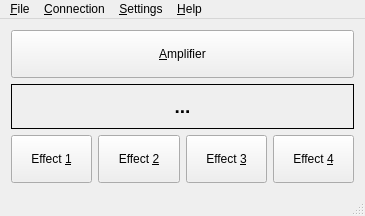
<?xml version="1.0" encoding="UTF-8"?>
<ui version="4.0">
 <class>MainWindow</class>
 <widget class="QMainWindow" name="MainWindow">
  <property name="geometry">
   <rect>
    <x>0</x>
    <y>0</y>
    <width>365</width>
    <height>216</height>
   </rect>
  </property>
  <property name="windowTitle">
   <string>PLUG</string>
  </property>
  <property name="accessibleName">
   <string>Main window: NONE</string>
  </property>
  <property name="accessibleDescription">
   <string>Main window containing menus and buttons to open amplifier's and effect's windows</string>
  </property>
  <widget class="QWidget" name="centralWidget">
   <property name="accessibleName">
    <string>Container with buttons</string>
   </property>
   <property name="accessibleDescription">
    <string>This container holds buttons to open amplifier's and effect's windows</string>
   </property>
   <layout class="QVBoxLayout" name="verticalLayout">
    <item>
     <layout class="QVBoxLayout" name="verticalLayout_2">
      <item>
       <widget class="QPushButton" name="Amplifier">
        <property name="sizePolicy">
         <sizepolicy hsizetype="Expanding" vsizetype="Expanding">
          <horstretch>0</horstretch>
          <verstretch>0</verstretch>
         </sizepolicy>
        </property>
        <property name="minimumSize">
         <size>
          <width>0</width>
          <height>0</height>
         </size>
        </property>
        <property name="accessibleName">
         <string>Amplifier</string>
        </property>
        <property name="accessibleDescription">
         <string>This button opens window to set amplifier</string>
        </property>
        <property name="text">
         <string>&amp;Amplifier</string>
        </property>
       </widget>
      </item>
      <item>
       <widget class="QLabel" name="CurrPresetLabel">
        <property name="sizePolicy">
         <sizepolicy hsizetype="Preferred" vsizetype="Preferred">
          <horstretch>0</horstretch>
          <verstretch>0</verstretch>
         </sizepolicy>
        </property>
        <property name="minimumSize">
         <size>
          <width>0</width>
          <height>45</height>
         </size>
        </property>
        <property name="font">
         <font>
          <pointsize>14</pointsize>
          <weight>75</weight>
          <bold>true</bold>
         </font>
        </property>
        <property name="frameShape">
         <enum>QFrame::Panel</enum>
        </property>
        <property name="frameShadow">
         <enum>QFrame::Plain</enum>
        </property>
        <property name="text">
         <string>...</string>
        </property>
        <property name="alignment">
         <set>Qt::AlignCenter</set>
        </property>
        <property name="indent">
         <number>2</number>
        </property>
       </widget>
      </item>
      <item>
       <layout class="QHBoxLayout" name="horizontalLayout_2">
        <item>
         <widget class="QPushButton" name="EffectButton1">
          <property name="sizePolicy">
           <sizepolicy hsizetype="Expanding" vsizetype="Expanding">
            <horstretch>0</horstretch>
            <verstretch>0</verstretch>
           </sizepolicy>
          </property>
          <property name="minimumSize">
           <size>
            <width>75</width>
            <height>25</height>
           </size>
          </property>
          <property name="accessibleName">
           <string>Effect 1</string>
          </property>
          <property name="accessibleDescription">
           <string>This button opens window to set effect 1</string>
          </property>
          <property name="text">
           <string>Effect &amp;1</string>
          </property>
         </widget>
        </item>
        <item>
         <widget class="QPushButton" name="EffectButton2">
          <property name="sizePolicy">
           <sizepolicy hsizetype="Expanding" vsizetype="Expanding">
            <horstretch>0</horstretch>
            <verstretch>0</verstretch>
           </sizepolicy>
          </property>
          <property name="minimumSize">
           <size>
            <width>75</width>
            <height>25</height>
           </size>
          </property>
          <property name="accessibleName">
           <string>Effect 2</string>
          </property>
          <property name="accessibleDescription">
           <string>This button opens window to set effect 2</string>
          </property>
          <property name="text">
           <string>Effect &amp;2</string>
          </property>
         </widget>
        </item>
        <item>
         <widget class="QPushButton" name="EffectButton3">
          <property name="sizePolicy">
           <sizepolicy hsizetype="Expanding" vsizetype="Expanding">
            <horstretch>0</horstretch>
            <verstretch>0</verstretch>
           </sizepolicy>
          </property>
          <property name="minimumSize">
           <size>
            <width>75</width>
            <height>25</height>
           </size>
          </property>
          <property name="accessibleName">
           <string>Effect 3</string>
          </property>
          <property name="accessibleDescription">
           <string>This button opens window to set effect 3</string>
          </property>
          <property name="text">
           <string>Effect &amp;3</string>
          </property>
         </widget>
        </item>
        <item>
         <widget class="QPushButton" name="EffectButton4">
          <property name="sizePolicy">
           <sizepolicy hsizetype="Expanding" vsizetype="Expanding">
            <horstretch>0</horstretch>
            <verstretch>0</verstretch>
           </sizepolicy>
          </property>
          <property name="minimumSize">
           <size>
            <width>75</width>
            <height>25</height>
           </size>
          </property>
          <property name="accessibleName">
           <string>Effect 4</string>
          </property>
          <property name="accessibleDescription">
           <string>This button opens window to set effect 4</string>
          </property>
          <property name="text">
           <string>Effect &amp;4</string>
          </property>
         </widget>
        </item>
       </layout>
      </item>
     </layout>
    </item>
   </layout>
  </widget>
  <widget class="QMenuBar" name="menuBar">
   <property name="geometry">
    <rect>
     <x>0</x>
     <y>0</y>
     <width>365</width>
     <height>26</height>
    </rect>
   </property>
   <property name="accessibleName">
    <string>Menu bar</string>
   </property>
   <property name="accessibleDescription">
    <string>Bar holding different menus</string>
   </property>
   <widget class="QMenu" name="menuFile">
    <property name="accessibleName">
     <string>File menu</string>
    </property>
    <property name="accessibleDescription">
     <string>Menu holding various options</string>
    </property>
    <property name="title">
     <string>&amp;File</string>
    </property>
    <addaction name="actionL_oad_from_file"/>
    <addaction name="actionS_ave_to_file"/>
    <addaction name="separator"/>
    <addaction name="action_Load_from_amplifier"/>
    <addaction name="actionSave_to_amplifier"/>
    <addaction name="separator"/>
    <addaction name="actionSave_effects"/>
    <addaction name="action_Library_view"/>
    <addaction name="separator"/>
    <addaction name="action_Update_firmware"/>
    <addaction name="separator"/>
    <addaction name="actionExit"/>
   </widget>
   <widget class="QMenu" name="menuHelp">
    <property name="accessibleName">
     <string>Help menu</string>
    </property>
    <property name="accessibleDescription">
     <string>Menu holding help options</string>
    </property>
    <property name="title">
     <string>&amp;Help</string>
    </property>
    <addaction name="actionAbout"/>
   </widget>
   <widget class="QMenu" name="menuConnection">
    <property name="accessibleName">
     <string>Connection menu</string>
    </property>
    <property name="accessibleDescription">
     <string>Menu holding options to connect and disconnect from the device</string>
    </property>
    <property name="title">
     <string>&amp;Connection</string>
    </property>
    <addaction name="actionConnect"/>
    <addaction name="actionDisconnect"/>
   </widget>
   <widget class="QMenu" name="menuSettings">
    <property name="accessibleName">
     <string>Settings menu</string>
    </property>
    <property name="accessibleDescription">
     <string>Menu holding different settings</string>
    </property>
    <property name="title">
     <string>&amp;Settings</string>
    </property>
    <addaction name="action_Quick_presets"/>
    <addaction name="action_Default_effects"/>
    <addaction name="action_Options"/>
   </widget>
   <addaction name="menuFile"/>
   <addaction name="menuConnection"/>
   <addaction name="menuSettings"/>
   <addaction name="menuHelp"/>
  </widget>
  <widget class="QStatusBar" name="statusBar">
   <property name="accessibleName">
    <string>Status bar</string>
   </property>
   <property name="accessibleDescription">
    <string>This bar display various notifications</string>
   </property>
  </widget>
  <action name="actionExit">
   <property name="text">
    <string>E&amp;xit</string>
   </property>
   <property name="shortcut">
    <string>Ctrl+Q</string>
   </property>
   <property name="shortcutContext">
    <enum>Qt::ApplicationShortcut</enum>
   </property>
  </action>
  <action name="actionConnect">
   <property name="text">
    <string>&amp;Connect</string>
   </property>
   <property name="shortcut">
    <string>Ctrl+C</string>
   </property>
  </action>
  <action name="actionDisconnect">
   <property name="enabled">
    <bool>false</bool>
   </property>
   <property name="text">
    <string>&amp;Disconnect</string>
   </property>
  </action>
  <action name="actionAbout">
   <property name="text">
    <string>&amp;About</string>
   </property>
  </action>
  <action name="actionSave_to_amplifier">
   <property name="enabled">
    <bool>false</bool>
   </property>
   <property name="text">
    <string>&amp;Save to amplifier</string>
   </property>
   <property name="shortcut">
    <string>Ctrl+S</string>
   </property>
   <property name="shortcutContext">
    <enum>Qt::ApplicationShortcut</enum>
   </property>
  </action>
  <action name="action_Load_from_amplifier">
   <property name="enabled">
    <bool>false</bool>
   </property>
   <property name="text">
    <string>&amp;Load from amplifier</string>
   </property>
   <property name="shortcut">
    <string>Ctrl+L</string>
   </property>
   <property name="shortcutContext">
    <enum>Qt::ApplicationShortcut</enum>
   </property>
  </action>
  <action name="actionSave_effects">
   <property name="enabled">
    <bool>false</bool>
   </property>
   <property name="text">
    <string>Save &amp;effects</string>
   </property>
   <property name="shortcut">
    <string>Ctrl+E</string>
   </property>
   <property name="shortcutContext">
    <enum>Qt::ApplicationShortcut</enum>
   </property>
  </action>
  <action name="actionCheck_for_Updates">
   <property name="text">
    <string>Check for &amp;Updates</string>
   </property>
  </action>
  <action name="action_Options">
   <property name="text">
    <string>&amp;Options</string>
   </property>
   <property name="shortcut">
    <string>Ctrl+O</string>
   </property>
  </action>
  <action name="actionL_oad_from_file">
   <property name="text">
    <string>L&amp;oad from file</string>
   </property>
   <property name="shortcut">
    <string>Ctrl+Shift+L</string>
   </property>
   <property name="shortcutContext">
    <enum>Qt::ApplicationShortcut</enum>
   </property>
  </action>
  <action name="actionS_ave_to_file">
   <property name="text">
    <string>S&amp;ave to file</string>
   </property>
   <property name="shortcut">
    <string>Ctrl+Shift+S</string>
   </property>
  </action>
  <action name="action_Library_view">
   <property name="enabled">
    <bool>false</bool>
   </property>
   <property name="text">
    <string>&amp;Library view</string>
   </property>
   <property name="shortcut">
    <string>Shift+L</string>
   </property>
   <property name="shortcutContext">
    <enum>Qt::ApplicationShortcut</enum>
   </property>
  </action>
  <action name="action_Update_firmware">
   <property name="enabled">
    <bool>false</bool>
   </property>
   <property name="text">
    <string>&amp;Update firmware</string>
   </property>
   <property name="shortcut">
    <string>Ctrl+U</string>
   </property>
  </action>
  <action name="action_Default_effects">
   <property name="text">
    <string>&amp;Default effects</string>
   </property>
   <property name="shortcut">
    <string>Ctrl+D</string>
   </property>
   <property name="shortcutContext">
    <enum>Qt::ApplicationShortcut</enum>
   </property>
  </action>
  <action name="action_Quick_presets">
   <property name="text">
    <string>Quick &amp;presets</string>
   </property>
   <property name="shortcut">
    <string>Ctrl+P</string>
   </property>
  </action>
 </widget>
 <layoutdefault spacing="6" margin="11"/>
 <resources/>
 <connections>
  <connection>
   <sender>MainWindow</sender>
   <signal>windowTitleChanged(QString)</signal>
   <receiver>CurrPresetLabel</receiver>
   <slot>setText(QString)</slot>
   <hints>
    <hint type="sourcelabel">
     <x>182</x>
     <y>107</y>
    </hint>
    <hint type="destinationlabel">
     <x>182</x>
     <y>109</y>
    </hint>
   </hints>
  </connection>
 </connections>
</ui>
